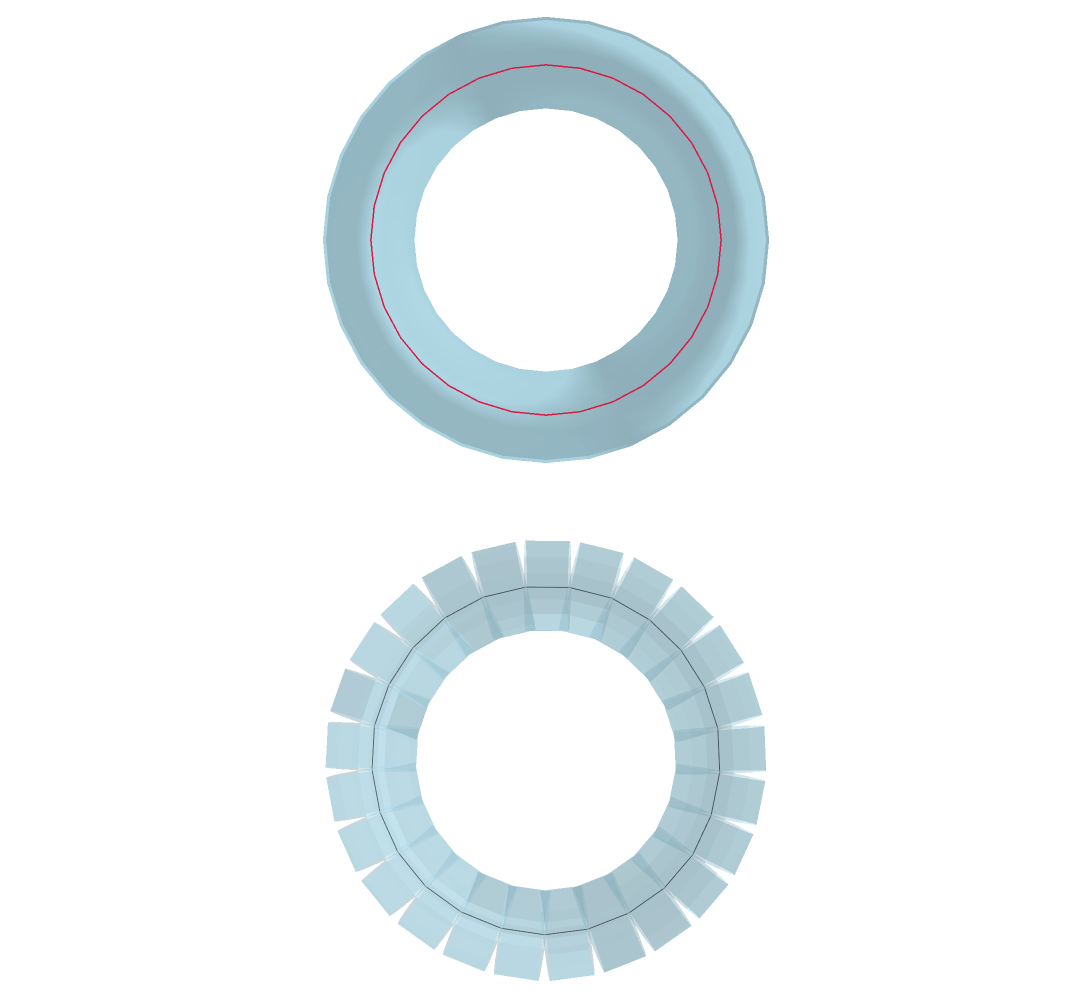

The notebook cell this image was saved under:
### Markdown cell above
## Fitted cable

The mesh and skeleton are on the left; the cable model is on the right. Both panels use the same view. Validation compares cable volume and surface area with the mesh.

### Code cell
fig = visualize_mesh_cable_3d(mm, skeleton, morph, show_axes=False, camera=camera)
fig.show()

validator = Validation(mm, skeleton, morph)
validator.full_validation()

### Figure 1 — Plotly figure (JSON) as saved in the notebook; plotly's stock layout.template omitted (floating-point values rounded to 4 significant figures; data arrays with more than 128 entries replaced by an {"elided": "..."} marker saying what was removed)
{"data": [{"color": "lightblue", "i": {"elided": "1024 int values"}, "j": {"elided": "1024 int values"}, "k": {"elided": "1024 int values"}, "name": "Mesh", "opacity": 0.8, "scene": "scene", "type": "mesh3d", "x": {"elided": "512 float values"}, "y": {"elided": "512 float values"}, "z": {"elided": "512 float values"}}, {"line": {"color": "crimson", "width": 3}, "mode": "lines", "name": "Skeleton 0", "opacity": 0.95, "scene": "scene", "showlegend": false, "type": "scatter3d", "x": [3.903, 3.979, null, 3.903, 3.676, null, 3.979, 3.903, null, 3.903, 3.677, null, 3.677, 3.309, null, 3.309, 2.815, null, 2.815, 2.212, null, 2.212, 1.524, null, 1.524, 0.7774, null, 0.7774, 0.001116, null, 0.001116, -0.7752, null, -0.7752, -1.522, null, -1.522, -2.21, null, -2.21, -2.813, null, -2.813, -3.308, null, -3.308, -3.676, null, -3.676, -3.903, null, -3.903, -3.979, null, -3.979, -3.903, null, -3.903, -3.677, null, -3.677, -3.309, null, -3.309, -2.815, null, -2.815, -2.212, null, -2.212, -1.524, null, -1.524, -0.7774, null, -0.7774, -0.001116, null, -0.001116, 0.7752, null, 0.7752, 1.522, null, 1.522, 2.21, null, 2.21, 2.813, null, 2.813, 3.308, null, 3.308, 3.676, null], "y": [0.00119, 0.00119, null, 0.00119, 0.00119, null, 0.00119, 0.00119, null, 0.00119, 0.00119, null, 0.00119, 0.00119, null, 0.00119, 0.00119, null, 0.00119, 0.00119, null, 0.00119, 0.00119, null, 0.00119, 0.00119, null, 0.00119, 0.00119, null, 0.00119, 0.00119, null, 0.00119, 0.00119, null, 0.00119, 0.00119, null, 0.00119, 0.00119, null, 0.00119, 0.00119, null, 0.00119, 0.00119, null, 0.00119, 0.00119, null, 0.00119, 0.00119, null, 0.00119, 0.00119, null, 0.00119, 0.00119, null, 0.00119, 0.00119, null, 0.00119, 0.00119, null, 0.00119, 0.00119, null, 0.00119, 0.00119, null, 0.00119, 0.00119, null, 0.00119, 0.00119, null, 0.00119, 0.00119, null, 0.00119, 0.00119, null, 0.00119, 0.00119, null, 0.00119, 0.00119, null, 0.00119, 0.00119, null, 0.00119, 0.00119, null], "z": [0.7774, 0.001116, null, 0.7774, 1.524, null, 0.001116, -0.7752, null, -0.7752, -1.522, null, -1.522, -2.21, null, -2.21, -2.813, null, -2.813, -3.308, null, -3.308, -3.676, null, -3.676, -3.903, null, -3.903, -3.979, null, -3.979, -3.903, null, -3.903, -3.677, null, -3.677, -3.309, null, -3.309, -2.815, null, -2.815, -2.212, null, -2.212, -1.524, null, -1.524, -0.7774, null, -0.7774, -0.001116, null, -0.001116, 0.7752, null, 0.7752, 1.522, null, 1.522, 2.21, null, 2.21, 2.813, null, 2.813, 3.308, null, 3.308, 3.676, null, 3.676, 3.903, null, 3.903, 3.979, null, 3.979, 3.903, null, 3.903, 3.677, null, 3.677, 3.309, null, 3.309, 2.815, null, 2.815, 2.212, null, 2.212, 1.524, null]}, {"color": "lightblue", "flatshading": true, "i": {"elided": "800 int values"}, "j": {"elided": "800 int values"}, "k": {"elided": "800 int values"}, "name": "frusta", "opacity": 0.5, "scene": "scene2", "type": "mesh3d", "x": {"elided": "800 float values"}, "y": {"elided": "800 float values"}, "z": {"elided": "800 float values"}}, {"line": {"color": "black", "width": 2}, "mode": "lines", "name": "centroid", "scene": "scene2", "type": "scatter3d", "x": [3.903, 3.958, null, 3.903, 3.573, null, 3.958, 3.776, null, 3.776, 3.368, null, 3.368, 2.742, null, 2.742, 1.937, null, 1.937, 1.016, null, 1.016, 0.03217, null, 0.03217, -0.9544, null, -0.9544, -1.88, null, -1.88, -2.692, null, -2.692, -3.338, null, -3.338, -3.758, null, -3.758, -3.952, null, -3.952, -3.909, null, -3.909, -3.603, null, -3.603, -3.072, null, -3.072, -2.356, null, -2.356, -1.494, null, -1.494, -0.529, null, -0.529, 0.4647, null, 0.4647, 1.432, null, 1.432, 2.306, null, 2.306, 3.031, null, 3.031, 3.573, null], "y": [0.00119, 0.00119, null, 0.00119, 0.00119, null, 0.00119, 0.00119, null, 0.00119, 0.00119, null, 0.00119, 0.00119, null, 0.00119, 0.00119, null, 0.00119, 0.00119, null, 0.00119, 0.00119, null, 0.00119, 0.00119, null, 0.00119, 0.00119, null, 0.00119, 0.00119, null, 0.00119, 0.00119, null, 0.00119, 0.00119, null, 0.00119, 0.00119, null, 0.00119, 0.00119, null, 0.00119, 0.00119, null, 0.00119, 0.00119, null, 0.00119, 0.00119, null, 0.00119, 0.00119, null, 0.00119, 0.00119, null, 0.00119, 0.00119, null, 0.00119, 0.00119, null, 0.00119, 0.00119, null, 0.00119, 0.00119, null, 0.00119, 0.00119, null], "z": [0.7774, -0.2163, null, 0.7774, 1.716, null, -0.2163, -1.193, null, -1.193, -2.1, null, -2.1, -2.872, null, -2.872, -3.455, null, -3.455, -3.83, null, -3.83, -3.976, null, -3.976, -3.849, null, -3.849, -3.486, null, -3.486, -2.914, null, -2.914, -2.157, null, -2.157, -1.255, null, -1.255, -0.2806, null, -0.2806, 0.7131, null, 0.7131, 1.659, null, 1.659, 2.499, null, 2.499, 3.189, null, 3.189, 3.685, null, 3.685, 3.927, null, 3.927, 3.934, null, 3.934, 3.704, null, 3.704, 3.23, null, 3.23, 2.549, null, 2.549, 1.716, null]}], "layout": {"height": 1000, "margin": {"b": 0, "l": 0, "r": 0, "t": 0}, "paper_bgcolor": "white", "scene": {"aspectmode": "data", "camera": {"eye": {"x": 0, "y": 2.165, "z": -1.322e-15}, "up": {"x": -1, "y": 0, "z": -3.646e-17}}, "domain": {"x": [0, 1], "y": [0.52, 1]}, "xaxis": {"range": [-5.2, 5.2], "showbackground": false, "showgrid": false, "visible": false, "zeroline": false}, "yaxis": {"range": [-1.04, 1.04], "showbackground": false, "showgrid": false, "visible": false, "zeroline": false}, "zaxis": {"range": [-5.2, 5.2], "showbackground": false, "showgrid": false, "visible": false, "zeroline": false}}, "scene2": {"aspectmode": "data", "camera": {"eye": {"x": 0, "y": 2.165, "z": -1.322e-15}, "up": {"x": -1, "y": 0, "z": -3.646e-17}}, "domain": {"x": [0, 1], "y": [0, 0.48]}, "xaxis": {"range": [-5.2, 5.2], "showbackground": false, "showgrid": false, "visible": false, "zeroline": false}, "yaxis": {"range": [-1.04, 1.04], "showbackground": false, "showgrid": false, "visible": false, "zeroline": false}, "zaxis": {"range": [-5.2, 5.2], "showbackground": false, "showgrid": false, "visible": false, "zeroline": false}}, "showlegend": false, "width": 1100}}
